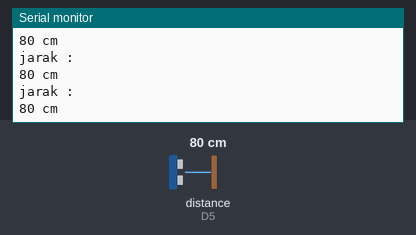
The sketch below on a simulated ESP8266 (NodeMCU). On the bench: the last lines printed to the serial monitor. Wiring (inferred from the names in the program): ultrasonic range finder: trigger D6; echo D5. Inputs (shaded band) come from the test bench; at power-on: distance to the obstacle (sensor on D5) 80 cm. The echo pulse lasts 58.3 µs per cm; WiFi joins after 1.5 s; servers stay silent unless stated; uploads are accepted with an empty reply.

Above: at 2.7 s.
2.8 s: distance to the obstacle (sensor on D5) set to 2 cm
At 3.11 s:
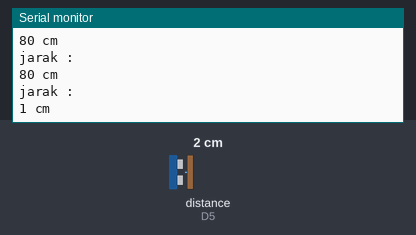
4.3 s: distance to the obstacle (sensor on D5) set to 4 cm
At 4.31 s:
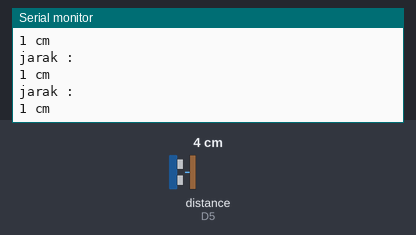
Timing chart, 0 to 7.3 s (numbered marks = the images above; inputs shaded):
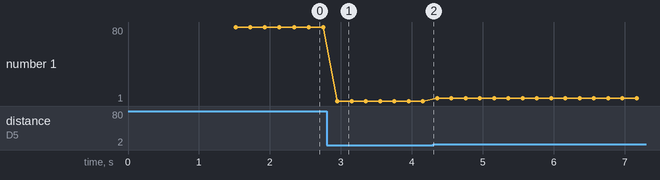

The sketch:

dandi_iot.ino
```cpp
#include <ESP8266WiFi.h>
#include <ESP8266HTTPClient.h>
//#include <ArduinoJson.h>
#include <WiFiClient.h>
#define triggerPin  D6
#define echoPin     D5

const char* ssid = "Salaf Putra";    //Your Wifi SSID
const char* password = "ngaji123";   //Wifi Password

//#ifndef STASSID
//#define STASSID "Salaf Putra"
//#define STAPSK  "ngaji123"
//#endif
String server_addr = "padangebulan.000webhostapp.com/"; //your server address or computer IP
WiFiClient client;
void setup() {


  Serial.begin(57600);
  delay(10);
  Serial.println();
  Serial.println();
  Serial.print("Connecting to ");
  Serial.println(ssid);

  WiFi.begin(ssid,password);

  while (WiFi.status() != WL_CONNECTED) {
    delay(500);
    Serial.print(".");
  }

  Serial.println("");
  Serial.println("WiFi connected");
  Serial.println("IP address: ");
  Serial.println(WiFi.localIP());
  pinMode(triggerPin, OUTPUT);
  pinMode(echoPin, INPUT);
}


void loop() {
//    ESP.wdtDisable();
  long duration;
  int jarak;
        digitalWrite(triggerPin, LOW);
  delayMicroseconds(2);
  digitalWrite(triggerPin, HIGH);
  delayMicroseconds(100);
  digitalWrite(triggerPin, LOW);
  duration = pulseIn(echoPin, HIGH);
  jarak = (duration / 2) / 29.1;
  Serial.println("jarak :");
  Serial.print(jarak);
  Serial.println(" cm");
    //equate with your Server address (computer's IP address) and your directory application
    String  url = "http://" + server_addr + "/add.php?data_sensor=" + jarak;

      WiFiClient wificlient;
     HTTPClient http;
    http.begin(wificlient, url);
    http.GET();        //Send the GET request
//    String payload;
//    Serial.print("Response: ");
//    if (httpCode > 0) {               //Check the returning code
//      payload = http.getString();   //Get the request response payload
//      payload.trim();               //remove \n character
//      if ( payload.length() > 0 ) {
//        Serial.println(payload + "\n");
//      }
//    }
//    http.end();   //Close connection


}
```

Measured:
- after the input at 2.8 s, the serial monitor: prints a new line after 0.15 s (image 1)
- plotted number 1: 80 → 1 after the input at 2.8 s, 1 → 4 after the input at 4.3 s
